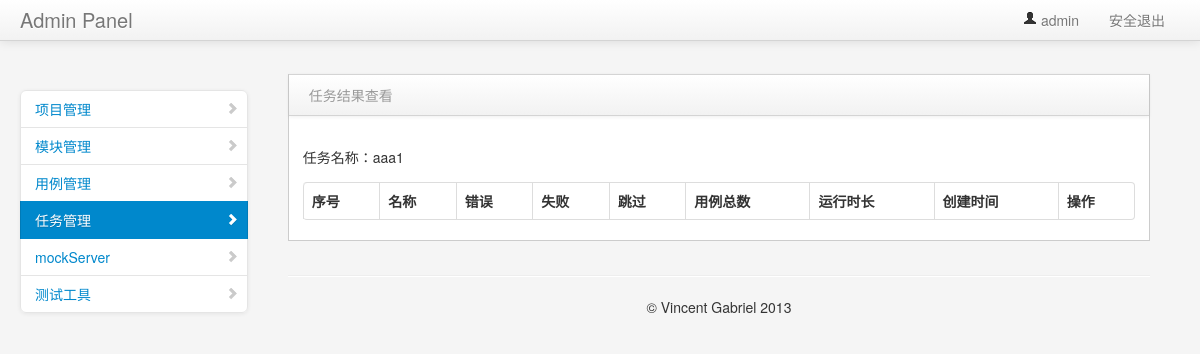
Page /interface/task_result_list/3 (signed in) on the earlier database version.
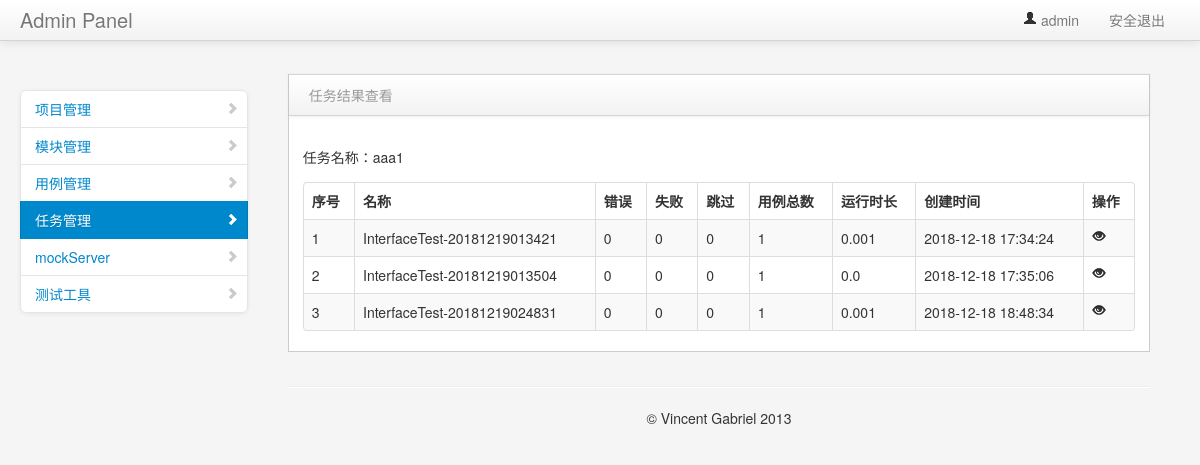
Same page on the later database version.
### interface_app/models.py (models this page shows, shortened)
class TestTask(models.Model):
    name = models.CharField("名称",max_length=50,default="")
    describe = models.TextField("描述", default="")
    cases = models.TextField("用例", default="")
    status = models.IntegerField("状态",default=0)
    create_time = models.DateTimeField("创建时间", auto_now=True)

class TestResult(models.Model):
    name = models.CharField("名称",max_length=100,blank=False,default="")
    task = models.ForeignKey(TestTask, on_delete=models.CASCADE)
    errors = models.ImageField("错误用例")
    failures = models.ImageField("失败用例")
    skipped =  models.ImageField("跳过用例")
    tests = models.ImageField("总用例数")
    run_time = models.FloatField("运行时长")
    result = models.TextField("详细",default="")
    create_time = models.DateTimeField("创建时间", auto_now=True)

### interface_app/views/testask_view.py (the view)
# urls.py: path("task_result_list/<int:tid>", testask_view.task_result_list),
@login_required
def task_result_list(request,tid):
    if request.method == "GET":
        task_obj = TestTask.objects.get(pk=tid)
        result_list = TestResult.objects.filter(task_id=tid)
        return render(request,"task_result.html",
                      {"type":"result",
                       "result_list":result_list,
                        "task_obj":task_obj})
    else:
        return HttpResponse("404")

### templates/task_result.html (shortened to what this page needs)
{% extends "task_manage.html" %}
{% block task_result %}
<fieldset>
    <div class="control-group">
          <label class="control-label">任务名称：{{task_obj.name}}</label>
    </div>
    <table cellpadding="0" cellspacing="0" border="0" class="table table-striped table-bordered" id="example2">
		<thead>
			<tr>
				<th>序号</th>
				<th>名称</th>
				<th>错误</th>
				<th>失败</th>
				<th>跳过</th>
				<th>用例总数</th>
				<th>运行时长</th>
				<th>创建时间</th>
				<th>操作</th>
			</tr>
		</thead>
		<tbody>
		{% for data in result_list %}
			<tr class="gradeU">
				<td>{{forloop.counter }}</td>
				<td class="center">{{data.name}}</td>
				<td>{{data.errors}}</td>
				<td>{{data.failures}}</td>
				<td>{{data.skipped}}</td>
				<td>{{data.tests}}</td>
				<td>{{data.run_time}}</td>
				<td class="center">{{ data.create_time | date:"Y-m-d H:i:s" }}</td>
				<td class="center">
					<a href="#" onclick="reslut('{{data.id}}')"><i class="icon-eye-open" data-toggle="modal" data-target="#myModal"></i></a>
				</td>
			</tr>
		{% endfor %}
		</tbody>
	</table>
</fieldset>
{% endblock %}

### templates/task_manage.html (shortened to what this page needs)
{% extends "common/nav.html" %}
{% block context %}
<div class="span3" id="sidebar">
    <ul class="nav nav-list bs-docs-sidenav nav-collapse collapse">
        <li>
            <a href="/manage/project_manage/"><i class="icon-chevron-right"></i>项目管理</a>
        </li>
        <li>
            <a href="/manage/module_manage/"><i class="icon-chevron-right"></i>模块管理</a>
        </li>
        <li>
            <a href="/interface/case_manage/"><i class="icon-chevron-right"></i>用例管理</a>
        </li>
        <li class="active">
            <a href="/interface/task_manage/"><i class="icon-chevron-right"></i>任务管理</a>
        </li>
        <li>
            <a href="interface.html"><i class="icon-chevron-right"></i>mockServer</a>
        </li>
        <li>
            <a href="interface.html"><i class="icon-chevron-right"></i>测试工具</a>
        </li>
    </ul>
</div>
<div class="span9" id="content">
    <div class="row-fluid">
{% if type == "result" %}
<div class="block">
    <div class="navbar navbar-inner block-header">
        <div class="muted pull-left">任务结果查看</div>
    </div>
    <div class="block-content collapse in">
        <div class="span12">
            {% block task_result %}
            {% endblock %}
        </div>
    </div>
</div>
{% endif %}
{% endblock context %}

### templates/common/nav.html (shortened to what this page needs)
<!DOCTYPE html>
<html>
    <head>
        <link href="/static/bootstrap/css/bootstrap.min.css" rel="stylesheet" media="screen">
        <link href="/static/bootstrap/css/bootstrap-responsive.min.css" rel="stylesheet" media="screen">
        <link href="/static/assets/css/styles.css" rel="stylesheet" media="screen">
        <link href="/static/assets/css/DT_bootstrap.css" rel="stylesheet" media="screen">
    </head>
    <body>
        <div class="navbar navbar-fixed-top">
            <div class="navbar-inner">
                <div class="container-fluid">
                    <a class="brand" href="#">Admin Panel</a>
                    <div class="nav-collapse collapse">
                        <ul class="nav pull-right">
                            <li class="dropdown">
                                <a href="#" role="button" class="dropdown-toggle" data-toggle="dropdown">
                                    <i class="icon-user"></i> {{user}}
                                </a>
                            </li>
                            <li>
                                <a tabindex="-1" href="/user/logout/">安全退出</a>
                            </li>
                        </ul>
                    </div>
                </div>
            </div>
        </div>
        <div class="container-fluid">
            <div class="row-fluid">
                 {% block context %}
                 {% endblock context %}
            </div>
            <hr>
            <footer>
                <p style="text-align: center">&copy; Vincent Gabriel 2013</p>
            </footer>
        </div>
    </body>
</html>

### static/assets/css/styles.css (style rules this page uses)
body { padding-top: 0; padding-bottom: 40px; background-color: #f5f5f5; }
@media (min-width: 979px) { body { padding-top: 60px; } }
#content { margin-left:0px; }
.block { border: 1px solid #ccc; background: white; margin: 1em 0em; border-top: none; }
.block-content { margin: 1em; min-height: .25em; }
.block-header { margin-bottom: 0px; border-right: none; border-left: none; -webkit-border-radius: 0px; -moz-border-radius: 0px; border-radius: 0px; }
.block-header div { padding-top: 10px; }
.bs-docs-sidenav { max-width: 228px; margin: 30px 0 0; padding: 0; background-color: #fff; -webkit-border-radius: 6px; -moz-border-radius: 6px; border-radius: 6px; -webkit-box-shadow: 0 1px 4px rgba(0,0,0,.065); -moz-box-shadow: 0 1px 4px rgba(0,0,0,.065); box-shadow: 0 1px 4px rgba(0,0,0,.065); }
.bs-docs-sidenav > li > a { display: block; width: 190px \9; margin: 0 0 -1px; padding: 8px 14px; border: 1px solid #e5e5e5; }
.bs-docs-sidenav > li:first-child > a { -webkit-border-radius: 6px 6px 0 0; -moz-border-radius: 6px 6px 0 0; border-radius: 6px 6px 0 0; }
.bs-docs-sidenav > li:last-child > a { -webkit-border-radius: 0 0 6px 6px; -moz-border-radius: 0 0 6px 6px; border-radius: 0 0 6px 6px; }
.bs-docs-sidenav > .active > a { position: relative; z-index: 2; padding: 9px 15px; border: 0; text-shadow: 0 1px 0 rgba(0,0,0,.15); -webkit-box-shadow: inset 1px 0 0 rgba(0,0,0,.1), inset -1px 0 0 rgba(0,0,0,.1); -moz-box-shadow: inset 1px 0 0 rgba(0,0,0,.1), inset -1px 0 0 rgba(0,0,0,.1); box-shadow: inset 1px 0 0 rgba(0,0,0,.1), inset -1px 0 0 rgba(0,0,0,.1); }
.bs-docs-sidenav .icon-chevron-right { float: right; margin-top: 2px; margin-right: -6px; opacity: .25; }
.bs-docs-sidenav .active .icon-chevron-right, .bs-docs-sidenav .active a:hover .icon-chevron-right { opacity: 1; }

### templates/task_result.html (style rules this page uses)
fieldset { margin-top: 2% }
label { vertical-align:middle;display:inline-block; }

Differences in the rows shown:
added TestResult: name "InterfaceTest-20181219013421", errors "0", failures "0", skipped "0", tests "1", run_time "0.001", create_time "2018-12-18 17:34:24"
added TestResult: name "InterfaceTest-20181219013504", errors "0", failures "0", skipped "0", tests "1", run_time "0.0", create_time "2018-12-18 17:35:06"
added TestResult: name "InterfaceTest-20181219024831", errors "0", failures "0", skipped "0", tests "1", run_time "0.001", create_time "2018-12-18 18:48:34"
